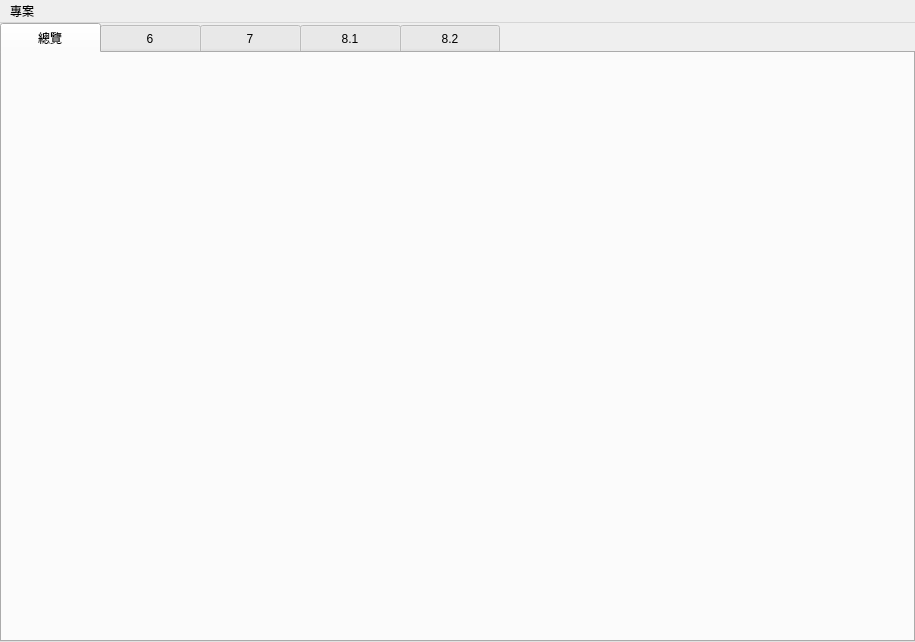
<?xml version="1.0" encoding="UTF-8"?>
<ui version="4.0">
 <class>MainWindow</class>
 <widget class="QMainWindow" name="MainWindow">
  <property name="windowModality">
   <enum>Qt::WindowModality::NonModal</enum>
  </property>
  <property name="geometry">
   <rect>
    <x>0</x>
    <y>0</y>
    <width>915</width>
    <height>642</height>
   </rect>
  </property>
  <property name="sizePolicy">
   <sizepolicy hsizetype="Expanding" vsizetype="Expanding">
    <horstretch>0</horstretch>
    <verstretch>0</verstretch>
   </sizepolicy>
  </property>
  <property name="minimumSize">
   <size>
    <width>0</width>
    <height>0</height>
   </size>
  </property>
  <property name="windowTitle">
   <string>無人機檢測工具包</string>
  </property>
  <property name="tabShape">
   <enum>QTabWidget::TabShape::Rounded</enum>
  </property>
  <property name="dockOptions">
   <set>QMainWindow::DockOption::AllowTabbedDocks|QMainWindow::DockOption::AnimatedDocks</set>
  </property>
  <widget class="QWidget" name="centralwidget">
   <layout class="QVBoxLayout" name="verticalLayout">
    <property name="spacing">
     <number>0</number>
    </property>
    <property name="sizeConstraint">
     <enum>QLayout::SizeConstraint::SetDefaultConstraint</enum>
    </property>
    <property name="leftMargin">
     <number>0</number>
    </property>
    <property name="topMargin">
     <number>0</number>
    </property>
    <property name="rightMargin">
     <number>0</number>
    </property>
    <property name="bottomMargin">
     <number>0</number>
    </property>
    <item>
     <widget class="QTabWidget" name="tabWidget">
      <property name="sizePolicy">
       <sizepolicy hsizetype="Expanding" vsizetype="Minimum">
        <horstretch>0</horstretch>
        <verstretch>0</verstretch>
       </sizepolicy>
      </property>
      <property name="minimumSize">
       <size>
        <width>0</width>
        <height>0</height>
       </size>
      </property>
      <property name="sizeIncrement">
       <size>
        <width>0</width>
        <height>0</height>
       </size>
      </property>
      <property name="font">
       <font>
        <pointsize>9</pointsize>
       </font>
      </property>
      <property name="layoutDirection">
       <enum>Qt::LayoutDirection::LeftToRight</enum>
      </property>
      <property name="styleSheet">
       <string notr="true">QTabBar::tab {
    min-width: 100px;
	min-height: 30px;
}</string>
      </property>
      <property name="tabPosition">
       <enum>QTabWidget::TabPosition::North</enum>
      </property>
      <property name="currentIndex">
       <number>0</number>
      </property>
      <property name="iconSize">
       <size>
        <width>16</width>
        <height>16</height>
       </size>
      </property>
      <property name="elideMode">
       <enum>Qt::TextElideMode::ElideNone</enum>
      </property>
      <property name="usesScrollButtons">
       <bool>false</bool>
      </property>
      <widget class="QWidget" name="tab_sum">
       <property name="sizePolicy">
        <sizepolicy hsizetype="Preferred" vsizetype="Preferred">
         <horstretch>0</horstretch>
         <verstretch>0</verstretch>
        </sizepolicy>
       </property>
       <property name="font">
        <font>
         <pointsize>9</pointsize>
        </font>
       </property>
       <attribute name="title">
        <string>總覽</string>
       </attribute>
      </widget>
      <widget class="QWidget" name="tab_2">
       <attribute name="title">
        <string>6</string>
       </attribute>
      </widget>
      <widget class="QWidget" name="tab_5">
       <attribute name="title">
        <string>7</string>
       </attribute>
      </widget>
      <widget class="QWidget" name="tab_3">
       <attribute name="title">
        <string>8.1</string>
       </attribute>
      </widget>
      <widget class="QWidget" name="tab_4">
       <attribute name="title">
        <string>8.2</string>
       </attribute>
      </widget>
     </widget>
    </item>
   </layout>
  </widget>
  <widget class="QMenuBar" name="menubar">
   <property name="geometry">
    <rect>
     <x>0</x>
     <y>0</y>
     <width>915</width>
     <height>33</height>
    </rect>
   </property>
   <widget class="QMenu" name="menu">
    <property name="title">
     <string>專案</string>
    </property>
    <addaction name="action"/>
    <addaction name="action_2"/>
   </widget>
   <addaction name="menu"/>
  </widget>
  <action name="action">
   <property name="text">
    <string>新建專案</string>
   </property>
  </action>
  <action name="action_2">
   <property name="text">
    <string>開啟</string>
   </property>
  </action>
 </widget>
 <resources/>
 <connections/>
</ui>
